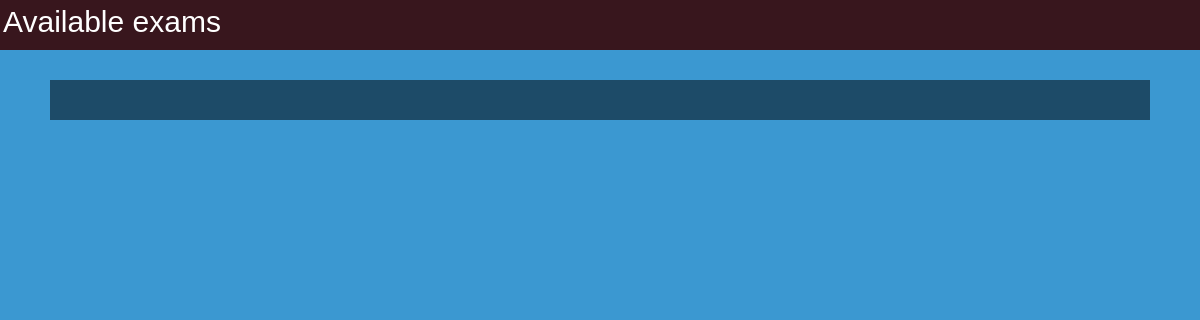
Page /exams/index.php on the earlier database version.
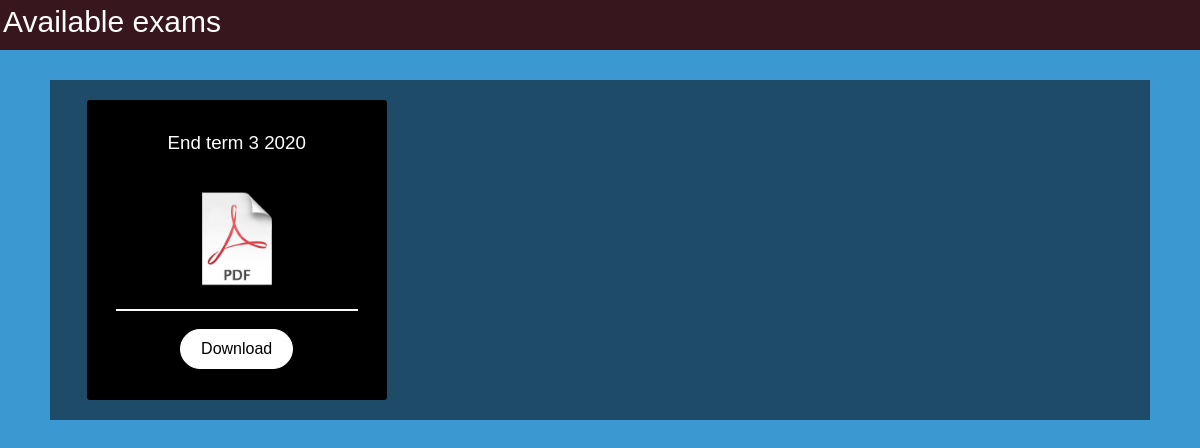
Same page on the later database version.
### tables this page shows
CREATE TABLE `exams` (
  `id` int(255) NOT NULL,
  `exam_name` varchar(255) NOT NULL,
  `exam_file` varchar(255) NOT NULL,
  `time` timestamp(6) NOT NULL DEFAULT current_timestamp(6)
);

### exams/index.php (the view, shortened to what this page needs)
<?php
    require '../admin/config.php';
    $query = 'SELECT * FROM exams';
    $result = mysqli_query($conn,$query);
    $exams = mysqli_fetch_all($result,MYSQLI_ASSOC);
?>
<!DOCTYPE html>
<html lang="en">
<head>
    <link rel="stylesheet" href="../css/exams.css">
</head>
<body>
<header>
        <div class="title">
            Available exams
        </div>
        <nav>
            <ul>
            </ul>
        </nav>
    </header>
    <div class="assignments-container">
        <div class="grid-container">
            <?php foreach($exams as $exam): ?>
                <?php $exam_URL = '../admin/exams/'.$exam['exam_file']; ?>
            <div class="grid-item">
                <h3><?php echo $exam['exam_name'] ?></h3> <br>
                <img src="../images/pdf-removebg-preview.png" alt="" height="100" width="100"> <br>
                    <div class="border"></div> <br>
                <a href="<?php echo $exam_URL; ?>" download>Download</a> <br>
            </div>
            <?php endforeach; ?>
        </div>
    </div>
</body>
</html>

Differences in the rows shown:
added exams: exam_name "End term 3 2020"
